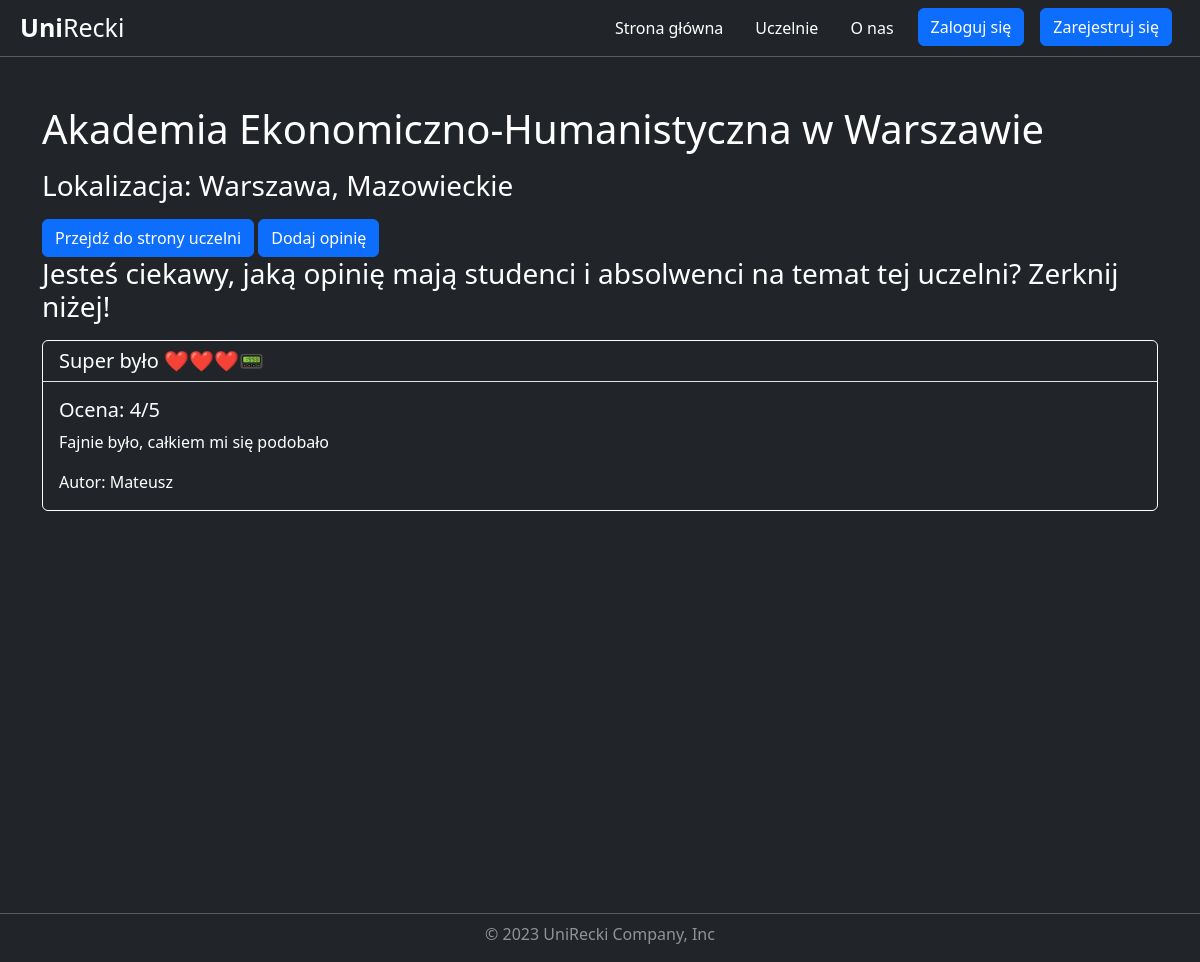
The page /university/2/ on the database as committed earlier.
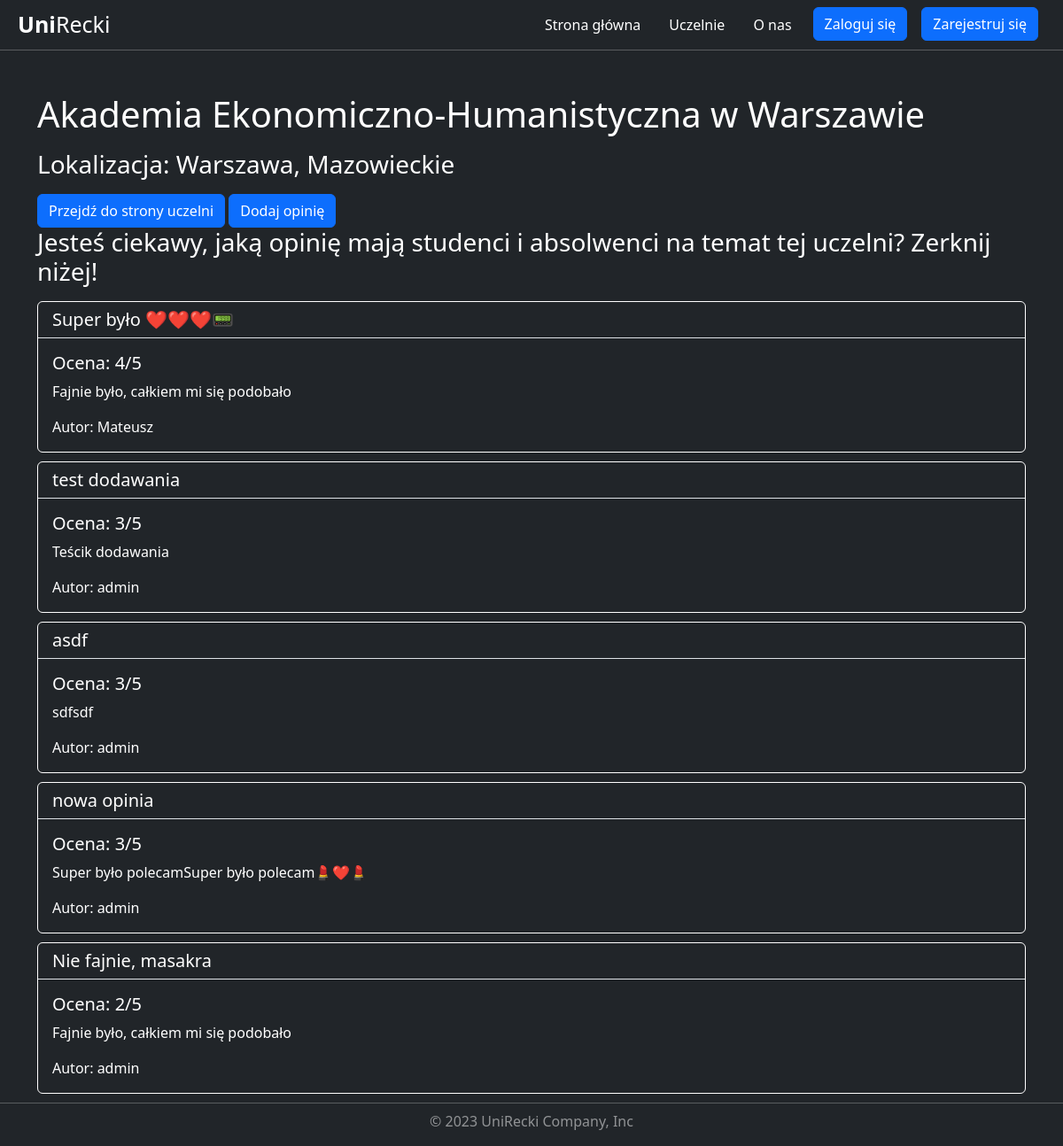
The same page on the database as committed later.
### universities/models.py (models this page shows, shortened)
class University(models.Model):
    name = models.CharField(max_length=150)
    voivodeship = models.CharField(max_length=150)
    city = models.CharField(max_length=150)
    link = models.CharField(max_length=150)
    class Meta:
        verbose_name = 'University'
        verbose_name_plural = 'Universities'

class Review(models.Model):
    title = models.CharField( max_length=150)
    description = models.CharField( max_length=150)
    rating = models.IntegerField(validators=[
            MaxValueValidator(5),
            MinValueValidator(1)
        ])
    add_date = models.DateTimeField(default=timezone.now, blank=True)
    university = models.ForeignKey(University, on_delete=models.CASCADE)
    user = models.ForeignKey(User, on_delete=models.CASCADE)
    class Meta:
        verbose_name = 'Review'
        verbose_name_plural = 'Reviews'

### universities/views.py (the view)
# urls.py: path('<int:pk>/', views.UniversityDetailView.as_view(), name='university_detail'),
class UniversityDetailView(DetailView):
    model = University
    template_name = 'universities/university_detail.html'  # Replace with your desired template name
    context_object_name = 'university'

### universities/templates/universities/university_detail.html (shortened to what this page needs)
{% extends "base.html" %}
{% load static %}
{% block css %}
    <link rel="stylesheet" href="{% static "universities/university_detail.css" %}">
{% endblock css %}
{% block content %}
    <div class="container mt-5">
        <h1 class="mb-3">{{ university.name }}</h1>
        <h3 class="mb-3">Lokalizacja: {{ university.city }}, {{ university.voivodeship | capfirst }}</h3>
        <a href="{{ university.link }}" class="btn btn-primary">Przejdź do strony uczelni</a>
        <a href="{% url 'review_create' university.pk %}"
           class="btn btn-primary">Dodaj opinię</a>
        <h3 class="mb-3">Jesteś ciekawy, jaką opinię mają studenci i absolwenci na temat tej uczelni? Zerknij niżej!</h3>
        {% for review in university.review_set.all %}
            <div class="card bg-dark">
                <h5 class="card-header border-bottom">{{ review.title }}</h5>
                <div class="card-body">
                    <h5 class="card-title">Ocena: {{ review.rating }}/5</h5>
                    <p class="card-text">{{ review.description }}</p>
                    <p class="card-text">Autor: {{ review.user.username }}</p>
                </div>
            </div>
        {% empty %}
            <p>Brak opinii dla tej uczelni.</p>
        {% endfor %}
    </div>
{% endblock content %}

### templates/base.html (shortened to what this page needs)
{% load static %}
<!DOCTYPE html>
<html lang="en">
  <head>
    <link href="https://cdn.jsdelivr.net/npm/bootstrap@5.3.0-alpha3/dist/css/bootstrap.min.css"
          rel="stylesheet"
 />
    <link rel="stylesheet" href="{% static 'styles.css' %}" />
    {% block css %}
    {% endblock css %}
  </head>
  <body class="bg-dark">
    <nav class="navbar navbar-expand-md navbar-dark bg-dark p-2">
      <div class="container-fluid">
        <a class="navbar-brand p-0 fw-ligth bigger-font"
           href="{% url 'index' %}"><strong>Uni</strong>Recki</a>
        <div class="collapse navbar-collapse" id="navbarNavDropdown">
          <ul class="navbar-nav ms-auto">
            <li class="nav-item opacity">
              <a class="nav-link mx-2 active"
                 aria-current="page"
                 href="{% url 'index' %}">Strona główna</a>
            </li>
            <li class="nav-item opacity">
              <a class="nav-link mx-2 active" href="{% url 'university_list' %}">Uczelnie</a>
            </li>
            <li class="nav-item opacity">
              <a class="nav-link mx-2 active" href="{% url 'about' %}">O nas</a>
            </li>
            {% if not user.is_authenticated %}
              <li class="nav-item">
                <a class="btn btn-primary mx-2 my-2 my-sm-2 my-md-0 my-lg-0 my-xl-0 my-xxl-0"
                   href="{% url 'login' %}">Zaloguj się</a>
              </li>
              <li class="nav-item">
                <a class="btn btn-primary my-2 mx-2 my-sm-2 my-md-0 my-lg-0 my-xl-0 my-xxl-0"
                   href="{% url 'register' %}">Zarejestruj się</a>
              </li>
            {% endif %}
          </ul>
        </div>
      </div>
    </nav>
    <hr class="m-0" />
    <div class="min-vh-100">
      {% block content %}
      {% endblock content %}
    </div>
  </body>
  <footer class="my-2">
    <hr class="my-1" />
    <p class="text-center text-white mt-2 lower-opacity">© 2023 UniRecki Company, Inc</p>
  </footer>
</html>

### static/styles.css (style rules this page uses)
nav { color: white; }
body { color: white; }
h1 { color: white; }
a { color: white; }
h3 { color: white; }
.bigger-font { font-size: 25px; }
.lower-opacity { opacity: 0.5; }

### universities/static/universities/university_detail.css (style rules this page uses)
.card { color: white; border: 1px solid white; margin-bottom: 10px; }
.border-bottom { border-bottom: 1px solid white; }

Rows that differ between the two databases and show on the page:
added Review: title "test dodawania", rating "3", description "Teścik dodawania", user.username "admin"
added Review: title "asdf", rating "3", description "sdfsdf", user.username "admin"
added Review: title "nowa opinia", rating "3", description "Super było polecamSuper było polecam💄❤️💄", user.username "admin"
added Review: title "Nie fajnie, masakra", rating "2", description "Fajnie było, całkiem mi się podobało", user.username "admin"
